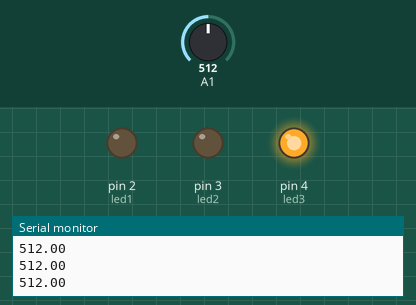
A sketch run on a simulated Arduino Uno, built with avr-gcc and run on an emulated ATmega328P. On the bench: output pins drawn as LEDs (lit = HIGH), the last lines printed to the serial monitor. The test bench sets the inputs (shaded band); at power-on: A1 = 512.

Above: at 1.2 s.
1.3 s: A1 set to 97
2.8 s: A1 set to 80
At 3.1 s:
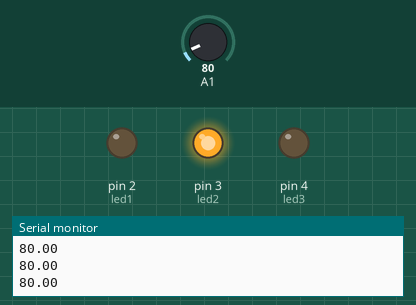
4.3 s: A1 set to 62
At 5.4 s:
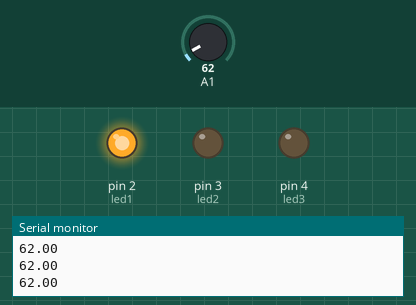
5.8 s: A1 set to 82
At 6.6 s:
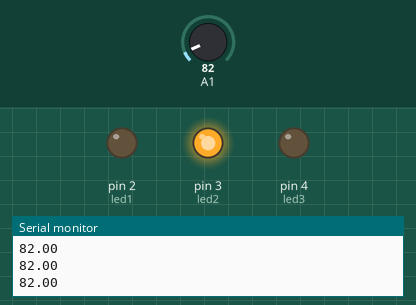
7.3 s: A1 set to 100
At 7.7 s:
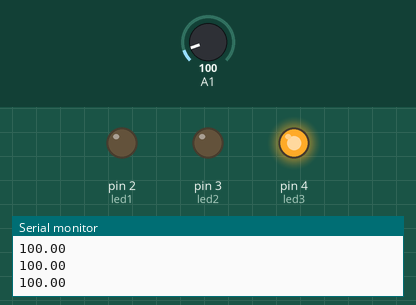
Timing chart, 0 to 9.8 s (numbered marks = the images above; inputs shaded):
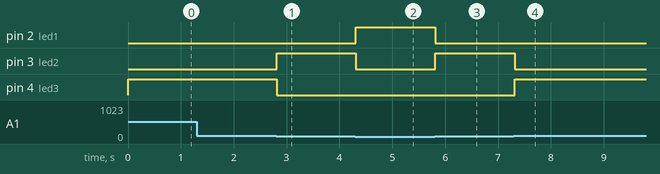

The sketch:

Sensor_de_temperatura.ino
```cpp
int led1 = 2;
int led2 = 3;
int led3 = 4;
float lecturadelsensor;

void setup() {
  Serial.begin(9600);
  pinMode(led1, OUTPUT);
  pinMode(led2, OUTPUT);
  pinMode(led3, OUTPUT);

}

void loop() {
lecturadelsensor = analogRead(A1);
  Serial.println(lecturadelsensor);
  if (lecturadelsensor < 72){
    digitalWrite(led1, HIGH);
    digitalWrite(led2, LOW);
    digitalWrite(led3, LOW);
  }else if((lecturadelsensor >= 72)&&(lecturadelsensor <90)){
    digitalWrite(led1, LOW);
    digitalWrite(led2, HIGH);
    digitalWrite(led3, LOW);
  }else if ((lecturadelsensor >= 90)){
    digitalWrite(led1, LOW);
    digitalWrite(led2, LOW);
    digitalWrite(led3, HIGH);
  }
}
```

Measured:
- the behaviour switches between 90 and 89 on A1 (found by bisection; images 0 and 1)
- after the input at 2.8 s, pin 3 (led2): LOW → HIGH at once; pin 4 (led3): HIGH → LOW at once
- after the input at 4.3 s, pin 2 (led1): LOW → HIGH at once; pin 3 (led2): HIGH → LOW at once
- after the input at 5.8 s, pin 2 (led1): HIGH → LOW at once; pin 3 (led2): LOW → HIGH at once
- after the input at 7.3 s, pin 3 (led2): HIGH → LOW at once; pin 4 (led3): LOW → HIGH at once
